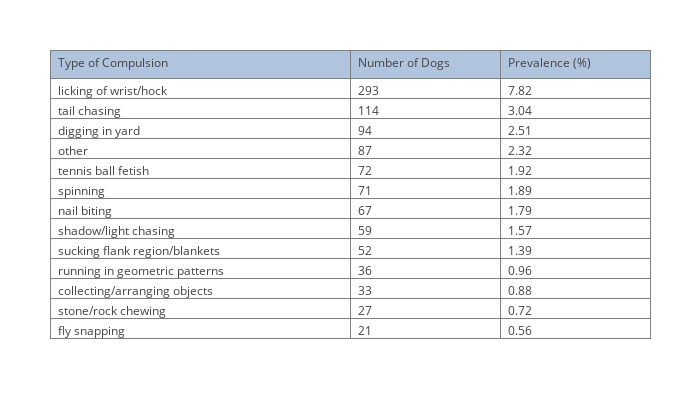

The notebook cell saved with this chart:
### Markdown cell above
### Compulsion

### Code cell
# Create the necessary dataframe.
fields = ('q05_main_1, q05_main_2, q05_main_3, q05_main_4, q05_main_5, q05_main_6, '
          'q05_main_7, q05_main_8, q05_main_9, q05_main_10, q05_main_11, q05_main_12, '
          'q05_main_13')
labels = ['spinning', 'tail chasing', 'shadow/light chasing', 'running in geometric patterns', 
          'licking of wrist/hock', 'fly snapping', 'sucking flank region/blankets',
          'tennis ball fetish', 'collecting/arranging objects', 'nail biting',
          'digging in yard', 'stone/rock chewing', 'other']
df = createNumericDataFrame(DOG_TABLE, fields, labels, filtered=True)

# Get individual behavior problem counts and display as a table.
sums = df.sum()
sums = sums.sort_values(ascending=False)

# Calculate the prevalence of each behavior problem.
prevalence_cal = lambda x: (x / total_dogs) * 100
prevalences = sums.apply(prevalence_cal)

# Get individual behavior problem counts and display as a table.
trace = go.Table(
    columnwidth = [200, 100, 100],
    header=dict(values=['Type of Compulsion', 'Number of Dogs', 'Prevalence (%)'],
                fill = dict(color='#B0C4DE'),
                align = ['left'] * 5),
    cells=dict(values=[sums.index.values, sums.values, prevalences.values],
               align = ['left'] * 5,
               format = [None, 'd', '.2f']))
data = [trace] 
layout = go.Layout(width=700, height=400, margin=go.Margin(l=50, r=50, b=50, t=50, pad=4))
fig = dict(data=data, layout=layout)
py.iplot(fig)

### Figure 1 — Plotly figure (JSON) as saved in the notebook; plotly's stock layout.template omitted (floating-point values rounded to 4 significant figures)
{"data": [{"cells": {"align": ["left", "left", "left", "left", "left"], "format": [null, "d", ".2f"], "values": [["licking of wrist/hock", "tail chasing", "digging in yard", "other", "tennis ball fetish", "spinning", "nail biting", "shadow/light chasing", "sucking flank region/blankets", "running in geometric patterns", "collecting/arranging objects", "stone/rock chewing", "fly snapping"], [293, 114, 94, 87, 72, 71, 67, 59, 52, 36, 33, 27, 21], [7.815, 3.041, 2.507, 2.321, 1.921, 1.894, 1.787, 1.574, 1.387, 0.9603, 0.8802, 0.7202, 0.5601]]}, "columnwidth": [200, 100, 100], "header": {"align": ["left", "left", "left", "left", "left"], "fill": {"color": "#B0C4DE"}, "values": ["Type of Compulsion", "Number of Dogs", "Prevalence (%)"]}, "type": "table"}], "layout": {"height": 400, "margin": {"b": 50, "l": 50, "pad": 4, "r": 50, "t": 50}, "width": 700}}
